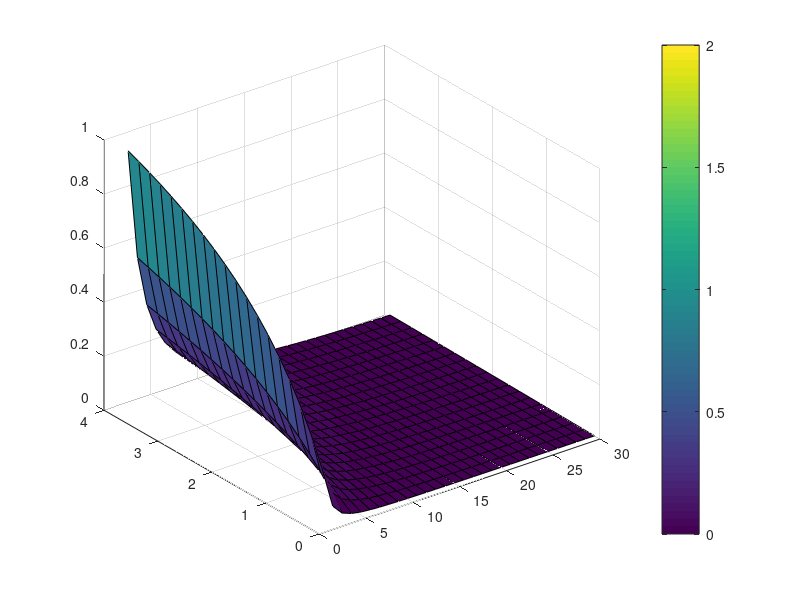

MATLAB code to generate this figure: (Note: this script raises an error after producing the figure.)
%% Delta Z along the z-axis
[alphabeta,error] = meshgrid(2:1:30,0.1:0.2:4);
deltaZ = 0.1*((1/2)*tand(alphabeta).^(-1) -(1/2)*tand(alphabeta+error).^(-1));

surf(alphabeta,error,abs(deltaZ));
colorbar
caxis([0 2])
ax = gca;
ax.ZDir = 'reverse'

xlabel('\alpha [ ^\circ ]');
ylabel('\Delta\alpha [ ^\circ ]');
zlabel('\Delta z [m]');
% matlab2tikz('width','12cm','height','6cm');
%% Calculate alpha and beta for all (x,z)
[x,z] = meshgrid(-1:0.1:1,0.1:0.1:2);
alpha = atand((0.1/2-x).*(z.^-1));
beta = atand((x+0.1/2).*(z.^-1));
%% Delta X for complete FOV
deltaAlpha = 1;
deltaBeta = 1;
deltaX_pp = abs(detectX(alpha,beta)-detectXError(alpha,beta,deltaAlpha,deltaBeta));
deltaX_mp = abs(detectX(alpha,beta)-detectXError(alpha,beta,deltaAlpha,-deltaBeta));
deltaX_mm = abs(detectX(alpha,beta)-detectXError(alpha,beta,-deltaAlpha,-deltaBeta));
deltaX1 = max(deltaX_pp,deltaX_mp);
deltaX = min(max(deltaX1, deltaX_mm),0.3);

surf(x,z,deltaX);
colorbar
caxis([0 0.1])
ax = gca;
ax.ZDir = 'reverse' 

xlabel('x [ m ]');
ylabel('z [ m ]');
zlabel('\Delta x [m]');
% matlab2tikz('width','12cm','height','6cm');
%% Vector approach with same result:
% z*[sind(beta) cosd(beta)]-[a/2 0] = z*[-sind(alpha) cosd(alpha)]+[a/2 0]
x_calc2 = -0.1*sind(alpha).*((cosd(alpha).*tand(beta)+sind(alpha)).^-1) + 0.1/2;
x_calcWithError = -0.1*sind(alpha+deltaAlpha).*((cosd(alpha+deltaAlpha).*tand(beta+deltaAlpha)+sind(alpha+deltaAlpha)).^-1) + 0.1/2;
x_delta = abs(x_calc2 -x_calcWithError);
surf(x,z,x_delta);
%% Delta z for complete FOV
deltaAlpha= -1;
deltaBeta = -1;
deltaZ_pp = abs(detectDistance(alpha,beta)-detectDistanceError(alpha,beta,deltaAlpha,deltaBeta));
deltaZ_pm = abs(detectDistance(alpha,beta)-detectDistanceError(alpha,beta,-deltaAlpha,deltaBeta));
deltaZ_mm = abs(detectDistance(alpha,beta)-detectDistanceError(alpha,beta,-deltaAlpha,-deltaBeta));
deltaZ1 = max(deltaZ_pp,deltaZ_pm);
deltaZ = min(max(deltaZ1,deltaZ_mm),0.1);

surf(x,z,abs(deltaZ));
colorbar
caxis([0 0.1])
ax = gca;
ax.ZDir = 'reverse'
xlabel('x [ m ]');
ylabel('z [ m ]');
zlabel('\Delta z [m]');
% matlab2tikz('width','12cm','height','6cm');